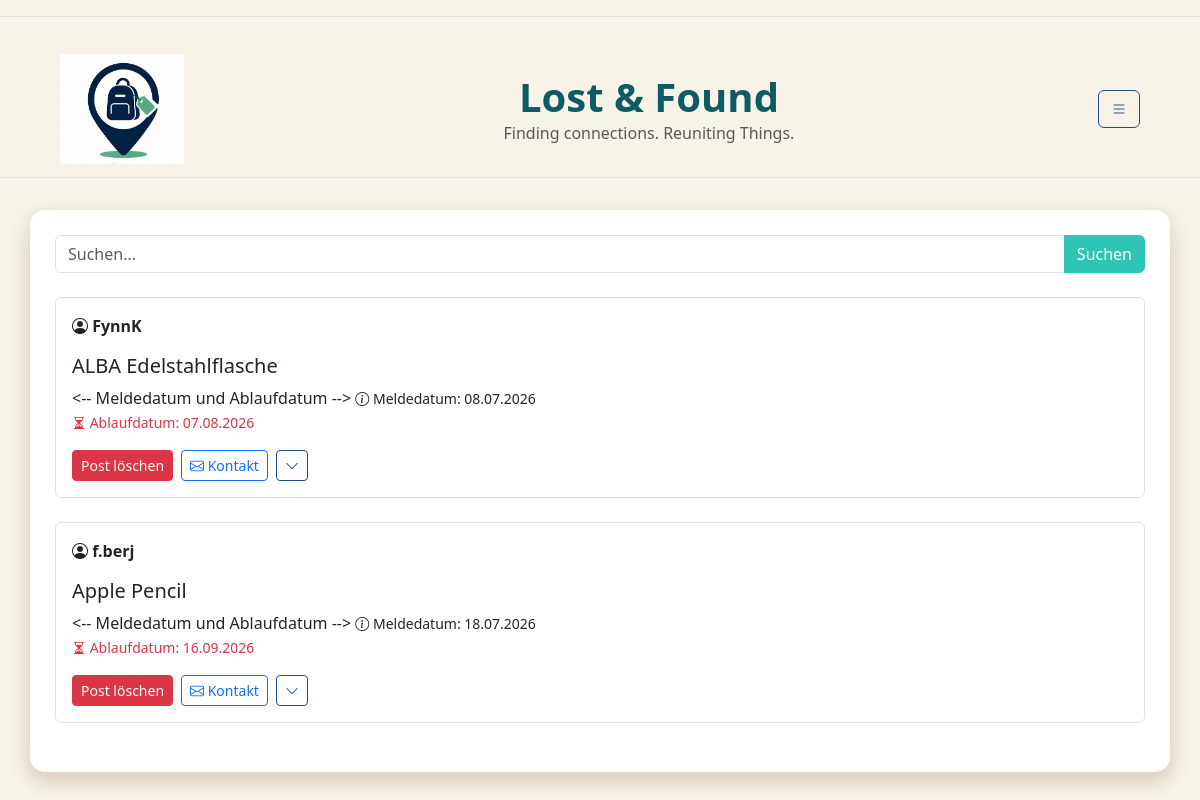
The app's page /home (signed in) with its own data.
### db.py (models this page shows)
class Post(db.Model):
    __tablename__ = "post"
    post_id = db.Column(db.Integer,primary_key=True)
    user_id = db.Column(db.Integer,db.ForeignKey("standardUser.user_id"))
    fundbuero_id = db.Column(db.Integer,db.ForeignKey("fundbuero.fundbuero_id"))
    titel = db.Column(db.String,nullable=False)
    meldedatum = db.Column(db.Date)
    verlustdatum = db.Column(db.Date)
    ablaufdatum = db.Column(db.Date)
    schliessdatum = db.Column(db.Date)
    verlustort = db.Column(db.String)
    beschreibung = db.Column(db.Text)
    status = db.Column(db.String,default="laufend")
    views = db.Column(db.Integer,default=0 )
    user = db.relationship("StandardUser",back_populates="posts")
    fundbuero = db.relationship("Fundbuero",back_populates="posts")

class StandardUser(db.Model):
    __tablename__ = "standardUser"
    user_id = db.Column( db.Integer, primary_key=True )
    fundbuero_id = db.Column( db.Integer, db.ForeignKey("fundbuero.fundbuero_id"), nullable=True)
    campus_id = db.Column( db.String, db.ForeignKey("campus.campus_id") )
    name = db.Column( db.String)
    benutzername = db.Column( db.String, unique=True)
    telefonnummer = db.Column(db.String)
    standardtext = db.Column(db.Text)
    passwort = db.Column(db.String,nullable=False)
    hwr_mail = db.Column(db.String, unique=True,nullable=False )
    is_admin = db.Column(db.Boolean, default=False)
    campus = db.relationship("Campus",back_populates="users")
    posts = db.relationship( "Post",back_populates="user")

### app.py (the view)
@app.route("/home")
def home():
    if "user_id" not in session:
        flash("Bitte zuerst einloggen!", "warning")
        return redirect(url_for("login"))
    form = forms.Suchleiste()
    user = db.session.get(StandardUser, session["user_id"])
    posts = db.session.execute(
    db.select(Post).where(
        Post.ablaufdatum >= date.today(),
        Post.status == "laufend"
    )
).scalars()
    return render_template("home.html", posts=posts, form=form, user=user)

### forms.py
class Suchleiste(FlaskForm):
  suchfeld = StringField( "Suchbegriff",
       validators=[InputRequired()]
  )
  submit = SubmitField("Suchen")

### templates/home.html (shortened to what this page needs)
{% extends "base.html" %}
{% block CONTENT %}
<form method="POST" action="{{ url_for('suche') }}" class="mb-4">
    <div class="input-group">
        {{ form.suchfeld(class="form-control", placeholder="Suchen...") }}
        {{ form.submit(class="btn btn-primary") }}
    </div>
</form>
{% for post in posts %}
    {% if session.get('is_admin') or post.user.campus_id == user.campus_id %}
        <div class="border rounded p-3 mb-4">
            <strong>
                <i class="bi bi-person-circle"></i>
                {{ post.user.benutzername }}
            </strong>
            <h5 class="mt-3">{{ post.titel }}</h5>
            <-- Meldedatum und Ablaufdatum -->
            <small>
                <i class="bi bi-info-circle"></i>
                Meldedatum: {{ post.meldedatum.strftime('%d.%m.%Y') }}
            </small>
            <br>
            <small class="text-danger">
                <i class="bi bi-hourglass-split"></i>
                Ablaufdatum: {{ post.ablaufdatum.strftime('%d.%m.%Y') }}
            </small>
            <div class="mt-3 d-flex align-items-center gap-2">
                {% if session.get('is_admin') or post.user_id == session.get('user_id') %}
                    <a href="{{url_for('delete_post', post_id=post.post_id)}}" class="btn btn-danger btn-sm">Post löschen</a>
                {% endif %}
                <a href="mailto:{{ post.user.hwr_mail }}?subject=Gefunden: {{ post.titel|urlencode }}&body=Hallo, ich habe deinen Gegenstand gefunden." class="btn btn-outline-primary btn-sm">
                    <i class="bi bi-envelope"></i> Kontakt
                </a>
                <a href="{{ url_for('post_detail', post_id=post.post_id) }}" class="btn btn-outline-secondary btn-sm">
                 <i class="bi bi-chevron-down"></i>
</a>
            </div>
        </div>
    {% endif %}
{% endfor %}
{% endblock %}

### static/css/style.css (style rules this page uses)
body { background-color: var(--color-main) !important; }
.btn-primary { background-color: var(--color-accent1) !important; border-color: var(--color-accent1) !important; }
.btn-outline-secondary { color: var(--color-accent2) !important; border-color: var(--color-accent2) !important; }

### static/css/color.css (style rules this page uses)
:root { --color-main: rgb(247, 243, 233); --color-shadow: rgb(215, 205, 190); --color-highlight: rgb(13, 92, 99); --color-accent1: rgb(46, 196, 182); --color-accent2: rgb(29, 78, 137); }

### records on screen
Post: user.benutzername "FynnK", titel "ALBA Edelstahlflasche", meldedatum "08.07.2026", ablaufdatum "07.08.2026"
Post: user.benutzername "f.berj", titel "Apple Pencil", meldedatum "18.07.2026", ablaufdatum "16.09.2026"
